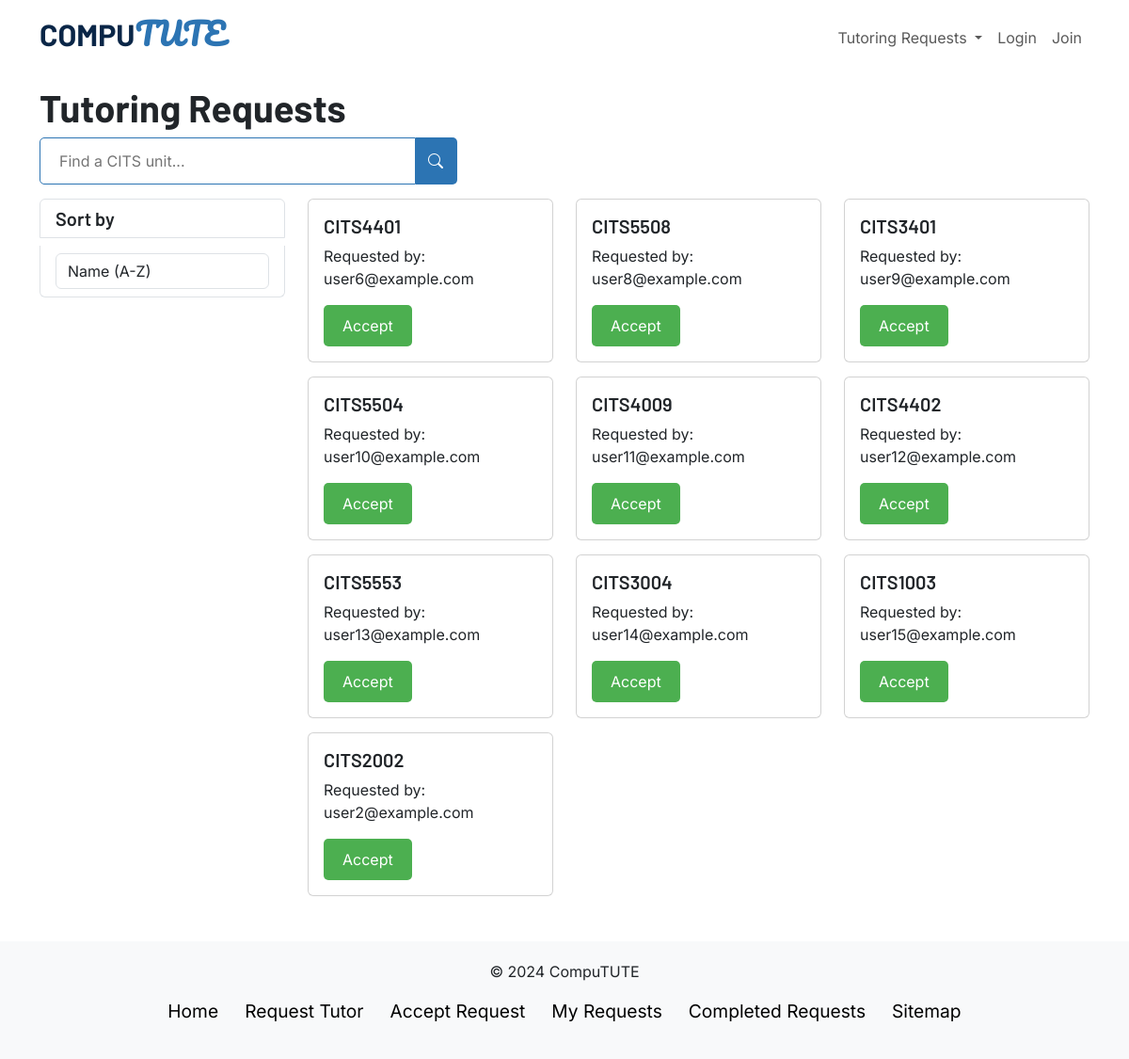
The page /requests on the database as committed earlier.
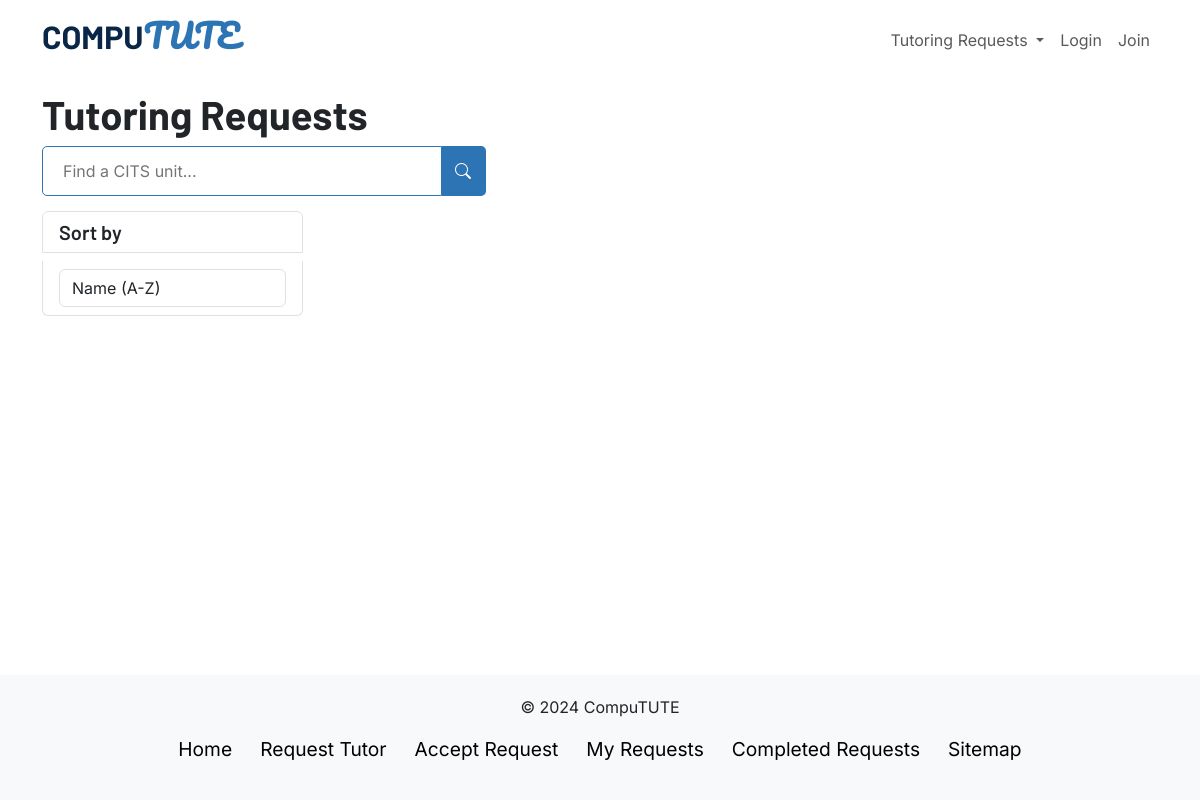
The same page on the database as committed later.
### app.py (models this page shows, shortened)
class Request(db.Model):
    requestID = db.Column(db.Integer, primary_key=True)
    userID = db.Column(db.Integer, db.ForeignKey('user.userID'))
    tutorID = db.Column(db.Integer, db.ForeignKey('tutor.tutorID'))
    unit = db.Column(db.String(150), nullable=False)
    user = db.relationship('User', back_populates='requests')
    tutor = db.relationship('Tutor', back_populates='requests')

class User(db.Model, UserMixin):
    userID = db.Column(db.Integer, primary_key=True)
    userEmail = db.Column(db.String(150), unique=True, nullable=False)
    userPassword = db.Column(db.String(150), nullable=False)
    requests = db.relationship('Request', back_populates='user')

### app.py (the view)
@app.route('/requests', methods=["GET"])
def view_requests():
    if request.method == "GET":
        requests_array = []
        requests = Request.query.all()
        for request_info in requests:
            print(request_info.tutorID)
            if(request_info.tutorID == None):
                print(request_info.userID)
                user_requesting = User.query.get(request_info.userID)
                new_request = {"id": request_info.requestID, "user": user_requesting.userEmail, "unit": request_info.unit}
                requests_array.append(new_request)
        return render_template("requests.html", requests=requests_array)

### templates/requests.html (shortened to what this page needs)
{% extends "layout.html" %}
{% block head %}
{{ super() }}
<link rel="stylesheet" href="{{ url_for('static', filename='css/requests.css') }}">
{% endblock %}
{% block content %}
<div class="container">
  <div class="row">
    <h1 class="title">Tutoring Requests</h1>
    <div class="col-md-12">
      <form id="searchForm" class="d-flex">
        <input class="search-field" type="search" placeholder="Find a CITS unit..." aria-label="Search">
        <button class="search-btn" type="submit">
          <i class="bi bi-search"></i>
        </button>
      </form>
    </div>
  </div>
  <div class="row mb-5">
    <div class="col-md-3 sort-section">
      <div class="list-group">
        <h5 class="list-group-item">Sort by</h5>
        <div class="list-group-item">
          <select class="form-control" id="sort">
            <option value="name_asc">Name (A-Z)</option>
          </select>
        </div>
      </div>
    </div>
    <div class="col-md-9 items-section">
      <div class="row">
        {% for request in requests %}
          <div class="col-md-4">
            <div class="card">
              <div class="card-body">
                <h5 class="card-title">{{ request['unit'] }}</h5>
                <p class="card-text">Requested by: {{ request['user'] }} </p>
                <form action="/acceptrequest" method="POST" id="requestId={{ request['id'] }}">
                  <button data-request-id="{{ request['id'] }}", name="selected_id" value="{{ request['id'] }}">Accept</button>
                </form>
              </div>
            </div>
          </div>
        {% endfor %}
      </div>
    </div>
  </div>
</div>
{% endblock %}

Rows that differ between the two databases and show on the page:
removed Request: unit "CITS4401"
removed User: user "user6@example.com"
removed Request: unit "CITS5508"
removed User: user "user8@example.com"
removed Request: unit "CITS3401"
removed User: user "user9@example.com"
removed Request: unit "CITS5504"
removed User: user "user10@example.com"
removed Request: unit "CITS4009"
removed User: user "user11@example.com"
removed Request: unit "CITS4402"
removed User: user "user12@example.com"
removed Request: unit "CITS5553"
removed User: user "user13@example.com"
removed Request: unit "CITS3004"
removed User: user "user14@example.com"
removed Request: unit "CITS1003"
removed User: user "user15@example.com"
removed Request: unit "CITS2002"
no longer on this page (row edited): User: user "user2@example.com"
Other text that changed with them:
list line gone: "Requested by: Accept"
